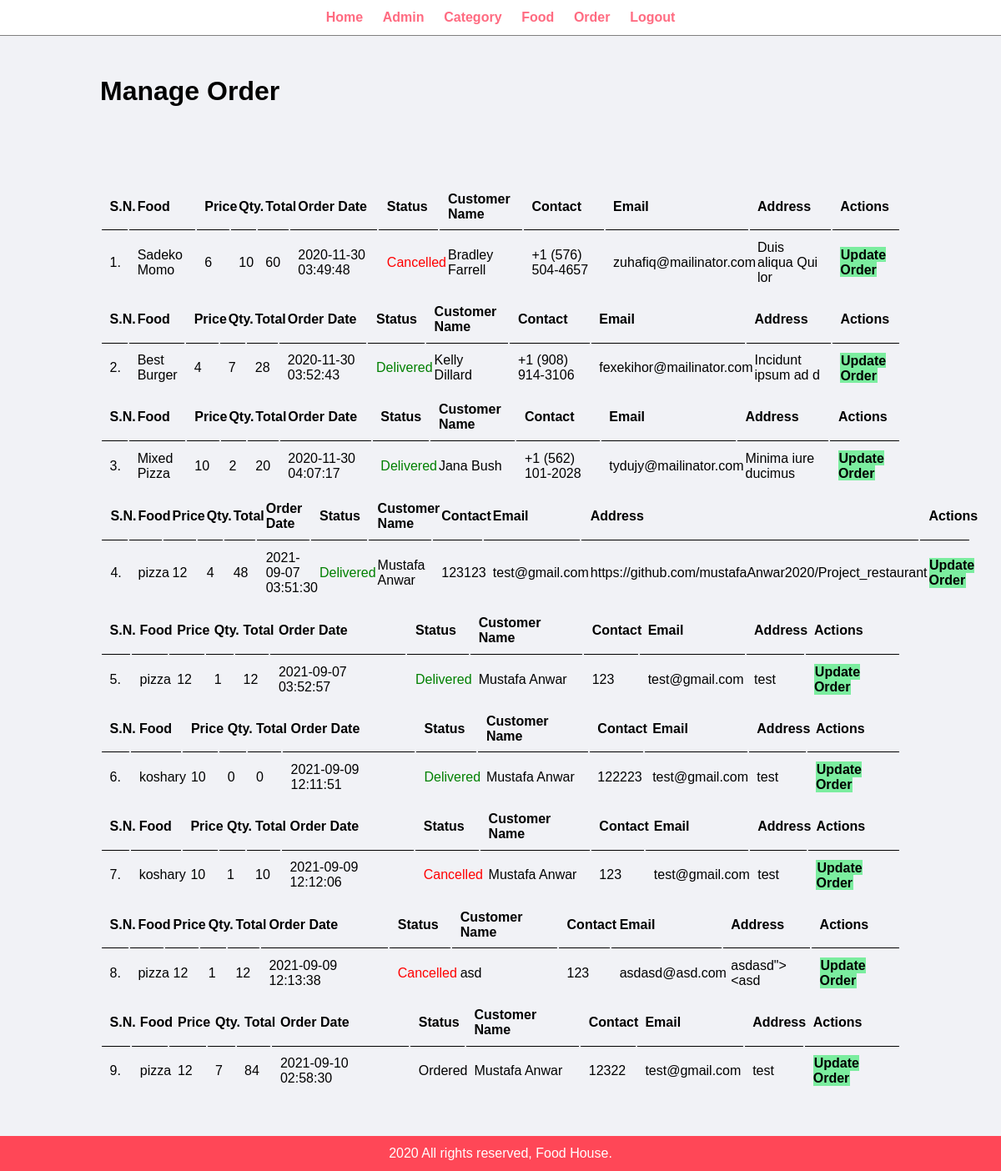
/Admin/manage-order.php (signed in), run on an earlier commit of the app's database.
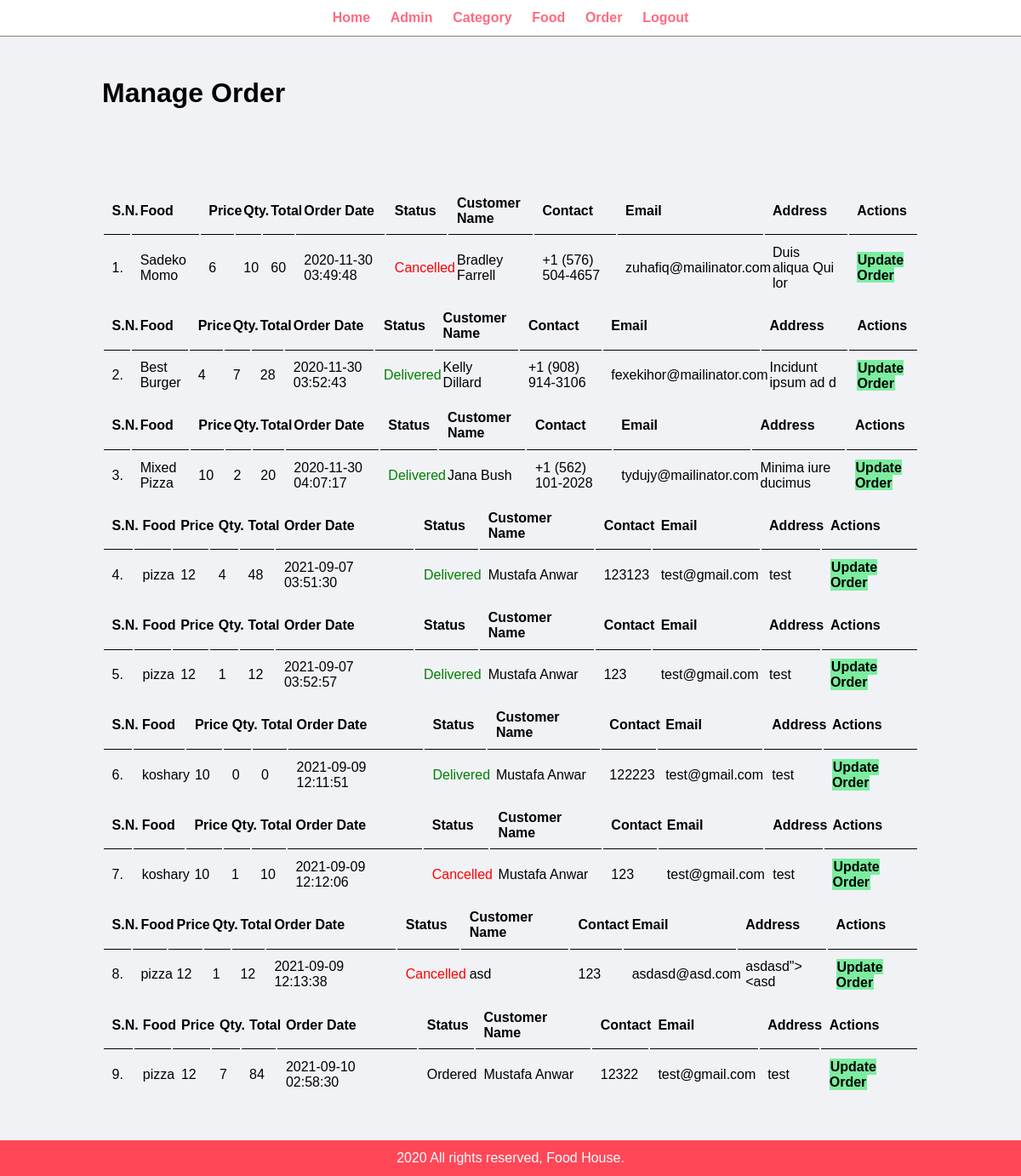
And on a later commit of the database.
### tables this page shows
CREATE TABLE `orders` (
  `id` int(10) UNSIGNED NOT NULL,
  `food` varchar(150) NOT NULL,
  `price` decimal(10,0) UNSIGNED NOT NULL,
  `qty` int(10) UNSIGNED NOT NULL,
  `total` decimal(10,0) NOT NULL,
  `date` datetime NOT NULL,
  `status` varchar(50) NOT NULL,
  `customerName` varchar(100) NOT NULL,
  `customerContact` varchar(20) NOT NULL,
  `customerEmail` varchar(100) NOT NULL,
  `customerAddress` varchar(255) NOT NULL
);

### config/db.php (called while the page is built, shortened)
<?php
$server= "localhost";
$username= "root";
$password= "";
$dbname= "food_order";
$conn = mysqli_connect($server,$username,$password,$dbname);
function getRows($table)
{
	global $conn;
	$sql = "SELECT * FROM `$table`";
	$result= mysqli_query($conn,$sql);
	if($result)
	{
		$rows = [];
		if(mysqli_num_rows($result) > 0)
		{
			while($row = mysqli_fetch_assoc($result))
			{
				$rows[] = $row;
			}
		}
	}
	return $rows;
}
?>

### Admin/manage-order.php (the view)
<?php include('partials/menu.php'); ?>
<div class="main-content">
    <div class="wrapper">
        <h1>Manage Order</h1>
                <br /><br /><br />
                <br><br>
                <?php
                    $data = getRows('orders');$x=1;
                    if($data)
                    {
                        foreach($data as $rows){
                            $status=$rows['status'];
                ?>
                <table class="tbl-full">
                    <tr>
                        <th>S.N.</th>
                        <th>Food</th>
                        <th>Price</th>
                        <th>Qty.</th>
                        <th>Total</th>
                        <th>Order Date</th>
                        <th>Status</th>
                        <th>Customer Name</th>
                        <th>Contact</th>
                        <th>Email</th>
                        <th>Address</th>
                        <th>Actions</th>
                    </tr>
                                    <tr>
                                        <td><?php echo $x;?>. </td>
                                        <td><?php echo htmlentities($rows['food']);?></td>
                                        <td><?php echo htmlentities($rows['price']);?></td>
                                        <td><?php echo htmlentities($rows['qty']);?></td>
                                        <td><?php echo htmlentities($rows['total']);?></td>
                                        <td><?php echo htmlentities($rows['date']);?></td>
                                        <td>
                                           <?php
                                                if($status=="Ordered")
                                                {
                                                    echo "<label>".htmlentities($status)."</label>";
                                                }
                                                elseif($status=="On Delivery")
                                                {
                                                    echo "<label style='color: orange;'>".htmlentities($status)."</label>";
                                                }
                                                elseif($status=="Delivered")
                                                {
                                                    echo "<label style='color: green;'>".htmlentities($status)."</label>";
                                                }
                                                elseif($status=="Cancelled")
                                                {
                                                    echo "<label style='color: red;'>".htmlentities($status)."</label>";
                                                }
                                           ?>
                                        </td>
                                        <td><?php echo htmlentities($rows['customerName']);?></td>
                                        <td><?php echo htmlentities($rows['customerContact']);?></td>
                                        <td><?php echo htmlentities($rows['customerEmail']);?></td>
                                        <td><?php echo htmlentities($rows['customerAddress']);?></td>
                                        <td>
                                            <a href="<?php echo BURL; ?>Admin/update-order.php?id=<?php echo $rows['id']; ?>" class="btn-secondary">Update Order</a>
                                        </td>
                                    </tr>
                            <?php
                              $x++;}
                            }
                            else
                            {
                                echo "<tr><td colspan='12' class='error'>Orders not Available</td></tr>";
                            }
                            ?>
                </table>
    </div>
</div>
<?php include('partials/footer.php'); ?>

What changed in the data, as far as the page shows it:
changed orders (number 4 of 9 on the later page): customerAddress "https://github.com/mustafaAnwar2020/Project_restaurant" → "test"
